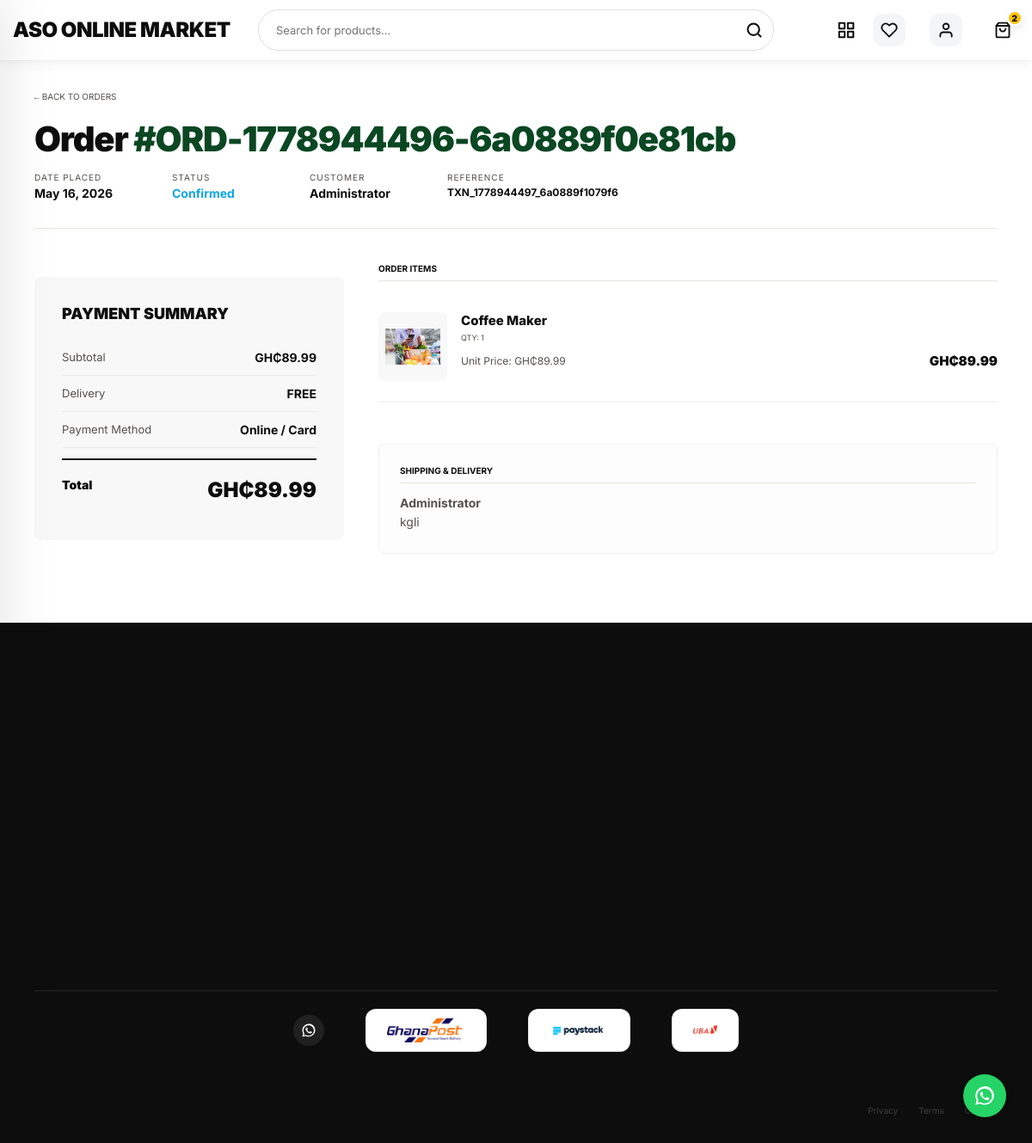
The page /user/order_details.php?id=3 (signed in) on the database its author committed.
### tables this page shows
CREATE TABLE IF NOT EXISTS orders (
    order_id INT AUTO_INCREMENT PRIMARY KEY,
    user_id INT NOT NULL,
    order_number VARCHAR(50) UNIQUE,
    total_amount DECIMAL(10, 2) NOT NULL,
    order_status ENUM('pending', 'processing', 'confirmed', 'shipped', 'delivered', 'cancelled') DEFAULT 'pending',
    payment_method VARCHAR(50) DEFAULT 'cash_on_delivery',
    payment_reference VARCHAR(255) NULL,
    payment_status ENUM('pending', 'completed', 'paid', 'failed', 'cancelled') DEFAULT 'pending',
    shipping_address TEXT NOT NULL,
    billing_address TEXT NOT NULL,
    email VARCHAR(255) NULL,
    phone VARCHAR(20) NULL,
    order_notes TEXT,
    order_date TIMESTAMP DEFAULT CURRENT_TIMESTAMP,
    updated_at TIMESTAMP DEFAULT CURRENT_TIMESTAMP ON UPDATE CURRENT_TIMESTAMP,
    FOREIGN KEY (user_id) REFERENCES users(user_id) ON DELETE CASCADE
);

CREATE TABLE IF NOT EXISTS users (
    user_id INT AUTO_INCREMENT PRIMARY KEY,
    name VARCHAR(100) NOT NULL,
    email VARCHAR(100) UNIQUE NOT NULL,
    password VARCHAR(255) NOT NULL,
    phone VARCHAR(20),
    address TEXT,
    role ENUM('customer', 'admin') DEFAULT 'customer',
    created_at TIMESTAMP DEFAULT CURRENT_TIMESTAMP,
    updated_at TIMESTAMP DEFAULT CURRENT_TIMESTAMP ON UPDATE CURRENT_TIMESTAMP
);

CREATE TABLE IF NOT EXISTS order_items (
    order_item_id INT AUTO_INCREMENT PRIMARY KEY,
    order_id INT NOT NULL,
    product_id INT NOT NULL,
    quantity INT NOT NULL,
    price DECIMAL(10, 2) NOT NULL,
    FOREIGN KEY (order_id) REFERENCES orders(order_id) ON DELETE CASCADE,
    FOREIGN KEY (product_id) REFERENCES products(product_id) ON DELETE CASCADE
);

CREATE TABLE IF NOT EXISTS products (
    product_id INT AUTO_INCREMENT PRIMARY KEY,
    category_id INT NOT NULL,
    subcategory_id INT NULL,
    name VARCHAR(255) NOT NULL,
    sku VARCHAR(100) NULL UNIQUE,
    description TEXT,
    features TEXT,
    price DECIMAL(10, 2) NOT NULL,
    original_price DECIMAL(10, 2) NULL,
    stock_quantity INT NOT NULL DEFAULT 0,
    low_stock_threshold INT NULL,
    status ENUM('draft','published') NOT NULL DEFAULT 'published',
    is_featured TINYINT(1) NOT NULL DEFAULT 0,
    image VARCHAR(255),
    has_multiple_images TINYINT(1) DEFAULT 0,
    main_image_id INT NULL,
    average_rating DECIMAL(3,2) DEFAULT 0.00,
    review_count INT DEFAULT 0,
    view_count INT DEFAULT 0,
    created_at TIMESTAMP DEFAULT CURRENT_TIMESTAMP,
    updated_at TIMESTAMP DEFAULT CURRENT_TIMESTAMP ON UPDATE CURRENT_TIMESTAMP,
    FOREIGN KEY (category_id) REFERENCES categories(category_id) ON DELETE CASCADE,
    FOREIGN KEY (subcategory_id) REFERENCES subcategories(subcategory_id) ON DELETE SET NULL
);

### includes/db.php (called while the page is built, shortened)
<?php
if (!isset($currency_symbol)) {
    $currency_symbol = 'GH₵';
}
if (!function_exists('formatCurrency')) {
    function formatCurrency($amount) {
        global $currency_symbol;
        $num = is_numeric($amount) ? (float)$amount : 0.0;
        return $currency_symbol . number_format($num, 2);
    }
}
if (!function_exists('getProductImage')) {
    function getProductImage($filename) {
        $cleanName = basename($filename);
        $baseDir = dirname(__DIR__);
        $trimmed = ltrim($filename, '/');
        return 'assets/images/placeholder.jpg';
    }
}
?>

### user/order_details.php (the view, shortened to what this page needs)
<?php
require_once '../includes/db.php';
$order_id = (int)($_GET['id'] ?? 0);
$user_id = $_SESSION['user_id'];
try {
    $stmt = $pdo->prepare("SELECT * FROM users WHERE user_id = ?");
    $stmt->execute([$user_id]);
    $user = $stmt->fetch();
    $stmt = $pdo->prepare("
        SELECT o.*, u.name, u.email, u.phone AS user_phone
        FROM orders o
        JOIN users u ON u.user_id = o.user_id
        WHERE o.order_id = ? AND o.user_id = ?
    ");
    $stmt->execute([$order_id, $user_id]);
    $order = $stmt->fetch();
    $stmt = $pdo->prepare("
        SELECT oi.*, p.name, p.image
        FROM order_items oi
        JOIN products p ON p.product_id = oi.product_id
        WHERE oi.order_id = ?
    ");
    $stmt->execute([$order_id]);
    $items = $stmt->fetchAll();
} catch(PDOException $e) {
    error_log("Error: " . $e->getMessage());
    header('Location: orders.php');
    exit();
}
$statusColors = [
    'pending'    => ['#9ca3af', 'Pending'],
    'processing' => ['#f59e0b', 'Processing'],
    'confirmed'  => ['#0ea5e9', 'Confirmed'],
    'shipped'    => ['#8b5cf6', 'Shipped'],
    'delivered'  => ['#16a34a', 'Delivered'],
    'cancelled'  => ['#ef4444', 'Cancelled']
];
$currStatus = strtolower($order['order_status'] ?? 'pending');
$sColor = $statusColors[$currStatus][0] ?? '#111';
$sText  = $statusColors[$currStatus][1] ?? ucfirst($currStatus);
$subtotal = 0;
foreach ($items as $item) {
    $subtotal += (float)$item['price'] * (float)$item['quantity'];
}
$shipping = max(0, (float)$order['total_amount'] - $subtotal);
$payLabel = ($order['payment_method'] === 'paystack') ? 'Online / Card' : (($order['payment_method'] === 'pod') ? 'Pay on Delivery' : 'Bank Transfer');
include '../includes/header.php';
?>
<div class="order-page">
    <div class="container">
        <div class="order-header">
            <div style="margin-bottom: 20px;">
                <a href="orders.php" style="font-family:var(--f-mono); font-size:10px; color:var(--mid-gray); text-transform:uppercase; text-decoration:none;">← Back to Orders</a>
            </div>
            <h1 class="order-title">Order <span style="color:var(--red);">#<?php echo htmlspecialchars($order['order_number'] ?? str_pad($order_id, 6, '0', STR_PAD_LEFT)); ?></span></h1>
            <div class="order-meta">
                <div class="meta-item">
                    <span class="meta-label">Date Placed</span>
                    <span class="meta-val"><?php echo date('F j, Y', strtotime($order['order_date'])); ?></span>
                </div>
                <div class="meta-item">
                    <span class="meta-label">Status</span>
                    <span class="meta-val" style="color:<?php echo $sColor; ?>;"><?php echo $sText; ?></span>
                </div>
                <div class="meta-item">
                    <span class="meta-label">Customer</span>
                    <span class="meta-val"><?php echo htmlspecialchars($user['name'] ?? 'Customer'); ?></span>
                </div>
                <div class="meta-item">
                    <span class="meta-label">Reference</span>
                    <span class="meta-val" style="font-family: var(--f-mono); font-size: 12px;"><?php echo htmlspecialchars($order['payment_reference'] ?? '—'); ?></span>
                </div>
            </div>
        </div>
        <div class="order-grid">
            <div>
                <div class="order-summary-card">
                    <h2 class="sum-title">Payment Summary</h2>
                    <div class="sum-row">
                        <span class="sum-label">Subtotal</span>
                        <span class="sum-val"><?php echo formatCurrency($subtotal); ?></span>
                    </div>
                    <div class="sum-row">
                        <span class="sum-label">Delivery</span>
                        <span class="sum-val"><?php echo $shipping > 0 ? formatCurrency($shipping) : 'FREE'; ?></span>
                    </div>
                    <div class="sum-row">
                        <span class="sum-label">Payment Method</span>
                        <span class="sum-val"><?php echo $payLabel; ?></span>
                    </div>
                    <div class="sum-row total">
                        <span class="sum-label" style="color:var(--ink); font-weight:900; font-size:14px;">Total</span>
                        <span class="sum-total-val"><?php echo formatCurrency($order['total_amount']); ?></span>
                    </div>
                </div>
            </div>
            <div class="order-items">
                <h2 class="box-title">Order Items</h2>
                <?php foreach ($items as $item): ?>
                    <div class="item-card">
                        <div class="item-img">
                            <img src="<?php echo $base . getProductImage($item['image'] ?? 'placeholder.jpg'); ?>" onerror="this.src='<?php echo $base; ?>assets/images/placeholder.jpg'; this.onerror=null;" alt="<?php echo htmlspecialchars($item['name'] ?? 'Product'); ?>">
                        </div>
                        <div class="item-info">
                            <h3 class="item-name"><?php echo htmlspecialchars($item['name'] ?? 'Product'); ?></h3>
                            <div class="item-ref">QTY: <?php echo (int)$item['quantity']; ?></div>
                            <div class="item-price-row">
                                <span class="item-qty">Unit Price: <?php echo formatCurrency($item['price']); ?></span>
                                <span class="item-total"><?php echo formatCurrency((float)$item['price'] * (float)$item['quantity']); ?></span>
                            </div>
                        </div>
                    </div>
                <?php endforeach; ?>
                <div class="shipping-box">
                    <h2 class="box-title">Shipping &amp; Delivery</h2>
                    <div class="box-content">
                        <strong><?php echo htmlspecialchars($user['name'] ?? ''); ?></strong><br>
                        <?php echo nl2br(htmlspecialchars($order['shipping_address'] ?? '')); ?><br>
                    </div>
                </div>
            </div>
        </div>
    </div>
</div>
<?php include '../includes/footer.php'; ?>

### user/order_details.php (style rules this page uses)
.order-page { padding-top: 100px; padding-bottom: 80px; background: #fff; min-height: 80vh; }
.order-header { border-bottom: 1px solid var(--light-gray); padding-bottom: 32px; margin-bottom: 40px; }
.order-title { font-family: var(--f-display); font-size: clamp(28px, 6vw, 40px); font-weight: 900; letter-spacing: -.03em; margin-bottom: 16px; word-break: break-word; line-height: 1.1; }
.order-meta { display: flex; flex-wrap: wrap; gap: 20px 40px; }
.meta-item { display: flex; flex-direction: column; gap: 4px; min-width: 120px; }
.meta-label { font-family: var(--f-mono); font-size: 10px; color: var(--mid-gray); text-transform: uppercase; letter-spacing: .1em; }
.meta-val { font-family: var(--f-display); font-weight: 700; font-size: 14px; }
.order-grid { display: grid; grid-template-columns: 1fr 2fr; gap: 40px; }
.order-items { display: flex; flex-direction: column; gap: 24px; }
.item-card { display: flex; gap: 16px; align-items: start; border-bottom: 1px solid #f0f0f0; padding-bottom: 24px; }
.item-img { width: 80px; height: 80px; background: var(--off); border-radius: 8px; overflow: hidden; flex-shrink: 0; }
.item-img img { width: 100%; height: 100%; object-fit: contain; padding: 8px; }
.item-info { flex: 1; min-width: 0; }
.item-name { font-family: var(--f-display); font-weight: 800; font-size: 15px; margin-bottom: 4px; line-height: 1.3; }
.item-ref { font-family: var(--f-mono); font-size: 9px; color: var(--mid-gray); text-transform: uppercase; margin-bottom: 12px; }
.item-price-row { display: flex; justify-content: space-between; align-items: center; flex-wrap: wrap; gap: 8px; }
.item-qty { font-family: var(--f-body); font-size: 12px; color: var(--mid-gray); }
.item-total { font-family: var(--f-display); font-weight: 900; font-size: 15px; }
.order-summary-card { background: var(--off); padding: 32px; border-radius: 8px; position: sticky; top: 120px; }
.sum-title { font-family: var(--f-display); font-weight: 900; font-size: 18px; text-transform: uppercase; margin-bottom: 20px; }
.sum-row { display: flex; justify-content: space-between; padding: 12px 0; border-bottom: 1px solid rgba(0,0,0,0.05); }
.sum-row.total { border-bottom: none; padding-top: 20px; margin-top: 12px; border-top: 2px solid var(--ink); }
.sum-label { font-family: var(--f-body); font-size: 13px; color: var(--mid-gray); }
.sum-val { font-family: var(--f-display); font-weight: 700; font-size: 14px; }
.sum-total-val { font-family: var(--f-display); font-weight: 900; font-size: 24px; }
.shipping-box { margin-top: 24px; padding: 24px; background: #fdfdfd; border-radius: 8px; border: 1px solid #f0f0f0; }
.box-title { font-family: var(--f-mono); font-size: 10px; font-weight: 700; text-transform: uppercase; color: var(--ink); border-bottom: 1px solid var(--light-gray); padding-bottom: 8px; margin-bottom: 12px; }
.box-content { font-family: var(--f-body); font-size: 14px; line-height: 1.6; color: var(--mid-gray); }

### rows shown on the page
orders: order_number "ORD-1778944496-6a0889f0e81cb", order_date "May 16, 2026", order_status "Confirmed", payment_reference "TXN_1778944497_6a0889f1079f6", payment_method "Online / Card", total_amount "GH₵89.99", shipping_address "kgli"
users: name "Administrator"
order_items: product.name "Coffee Maker", quantity "1", price "GH₵89.99", formatCurrency((float)$item['price'] * (float)$item['quantity']) "GH₵89.99"

### other values the page prints
$site_name "ASO ONLINE MARKET"
$cart_count "2"
formatCurrency($subtotal) "GH₵89.99"
